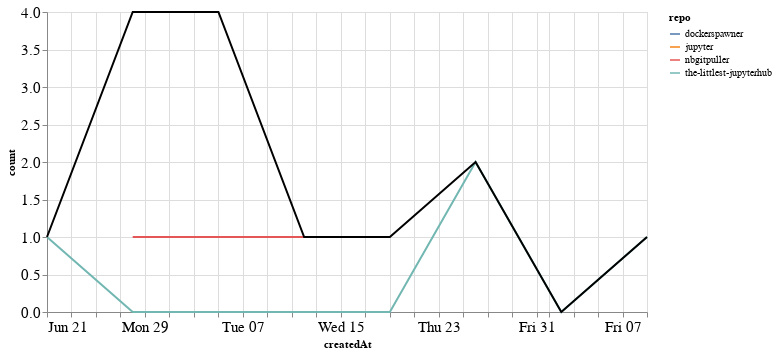

Here is the notebook cell this chart was saved with:
### Markdown cell above
## PRs

### Code cell
prs_time = prs.groupby('repo').resample('W', on='createdAt').count()['author'].reset_index()
prs_time = prs_time.rename(columns={'author': 'count'})
prs_time_total = prs_time.groupby('createdAt').agg({"count": "sum"}).reset_index()

ch1 = alt.Chart(prs_time, width=600).mark_line().encode(
    x='createdAt',
    y='count',
    color='repo',
    tooltip="repo"
)

ch2 = alt.Chart(prs_time_total, width=600).mark_line(color="black").encode(
    x='createdAt',
    y='count',
)

ch1 + ch2

### Figure 1 — Vega-Lite specification as saved in the notebook (floating-point values rounded to 4 significant figures)
{"config": {"axisLeft": {"labelFontSize": 15}, "axisBottom": {"labelFontSize": 15}}, "layer": [{"data": {"name": "data-43bf077ff5e639f5c3ce262b4b9f76e9"}, "mark": "line", "encoding": {"color": {"type": "nominal", "field": "repo"}, "tooltip": {"type": "nominal", "field": "repo"}, "x": {"type": "temporal", "field": "createdAt"}, "y": {"type": "quantitative", "field": "count"}}, "width": 600}, {"data": {"name": "data-9d6a7fdd04c5de01a54c031984efd459"}, "mark": {"type": "line", "color": "black"}, "encoding": {"x": {"type": "temporal", "field": "createdAt"}, "y": {"type": "quantitative", "field": "count"}}, "width": 600}], "$schema": "https://vega.github.io/schema/vega-lite/v4.8.1.json", "datasets": {"data-43bf077ff5e639f5c3ce262b4b9f76e9": [{"repo": "dockerspawner", "createdAt": "2020-06-28T00:00:00", "count": 3}, {"repo": "jupyter", "createdAt": "2020-07-05T00:00:00", "count": 3}, {"repo": "nbgitpuller", "createdAt": "2020-06-28T00:00:00", "count": 1}, {"repo": "nbgitpuller", "createdAt": "2020-07-05T00:00:00", "count": 1}, {"repo": "nbgitpuller", "createdAt": "2020-07-12T00:00:00", "count": 1}, {"repo": "nbgitpuller", "createdAt": "2020-07-19T00:00:00", "count": 1}, {"repo": "the-littlest-jupyterhub", "createdAt": "2020-06-21T00:00:00", "count": 1}, {"repo": "the-littlest-jupyterhub", "createdAt": "2020-06-28T00:00:00", "count": 0}, {"repo": "the-littlest-jupyterhub", "createdAt": "2020-07-05T00:00:00", "count": 0}, {"repo": "the-littlest-jupyterhub", "createdAt": "2020-07-12T00:00:00", "count": 0}, {"repo": "the-littlest-jupyterhub", "createdAt": "2020-07-19T00:00:00", "count": 0}, {"repo": "the-littlest-jupyterhub", "createdAt": "2020-07-26T00:00:00", "count": 2}, {"repo": "the-littlest-jupyterhub", "createdAt": "2020-08-02T00:00:00", "count": 0}, {"repo": "the-littlest-jupyterhub", "createdAt": "2020-08-09T00:00:00", "count": 1}], "data-9d6a7fdd04c5de01a54c031984efd459": [{"createdAt": "2020-06-21T00:00:00", "count": 1}, {"createdAt": "2020-06-28T00:00:00", "count": 4}, {"createdAt": "2020-07-05T00:00:00", "count": 4}, {"createdAt": "2020-07-12T00:00:00", "count": 1}, {"createdAt": "2020-07-19T00:00:00", "count": 1}, {"createdAt": "2020-07-26T00:00:00", "count": 2}, {"createdAt": "2020-08-02T00:00:00", "count": 0}, {"createdAt": "2020-08-09T00:00:00", "count": 1}]}}
